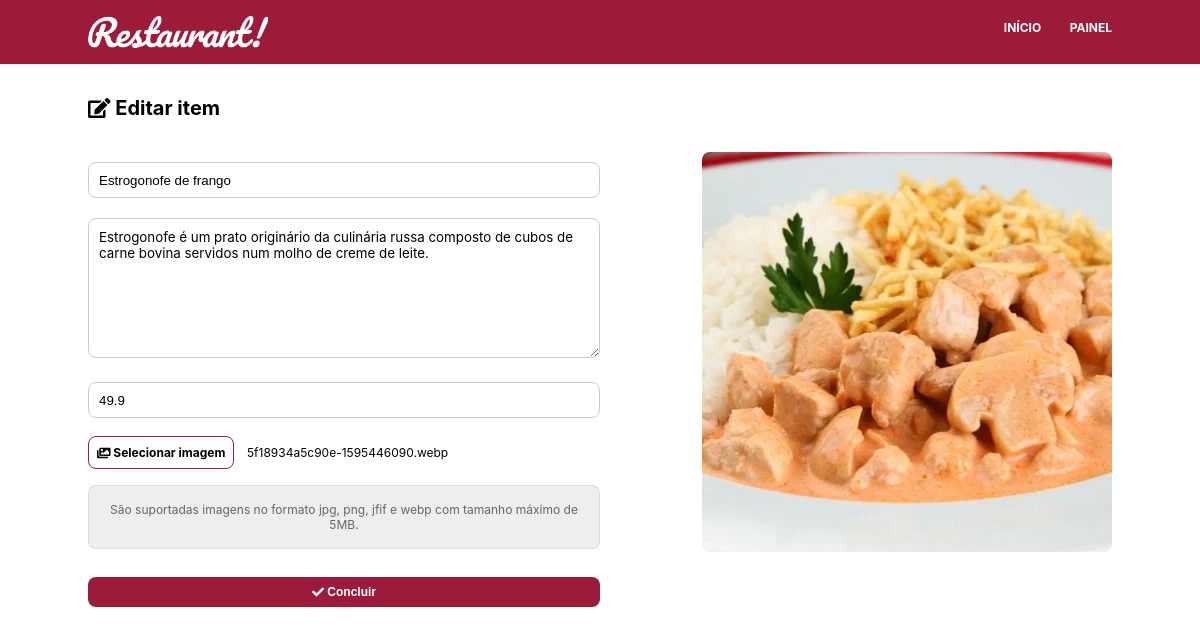
Screenshot of /edit-item.php?item_id=44 (signed in) with the database file from the repository.
### tables this page shows
CREATE TABLE `menu` (
  `id` int(11) NOT NULL,
  `title` varchar(33) NOT NULL,
  `description` varchar(257) NOT NULL,
  `price` float NOT NULL,
  `img` varchar(33) NOT NULL
);

### config.php (called while the page is built, shortened)
<?php
try {
  $session = isset($_SESSION['id_session']) && !empty($_SESSION['id_session']);
} catch (PDOEXCEPTION $e) {
  $e->getMessage();
}

### models/menu.php (called while the page is built, shortened)
<?php
class Menu
{
  public function listItem($id)
  {
    global $db;
    $sql = $db->prepare('SELECT * FROM `menu` WHERE id =:id');
    $sql->bindParam(':id', $id);
    $sql->execute();
    $client = $sql->fetch(PDO::FETCH_ASSOC);
    return $client;
  }
}

### edit-item.php (the view, shortened to what this page needs)
<?php
require 'config.php';
if ($session) :
  require 'models/menu.php';
  $id = $_REQUEST['item_id'];
  $menu = new Menu();
  $item = $menu->listItem($id);
  extract($item);
?>
  <!DOCTYPE html>
  <html lang="en">
  <head>
    <link rel="stylesheet" href="static/style.css" />
  </head>
  <body>
    <header>
      <div class="container">
        <div class="logo" onclick="window.location='index.php'"></div>
        <div class="navigation">
          <ul class="navigation-container">
            <li class="navigation-item"><a href="index.php">Início</a></li>
            <li class="navigation-item"><a href="dashboard.php">Painel</a></li>
          </ul>
        </div>
      </div>
    </header>
    <main>
      <div class="container">
        <section class="dashboard">
          <h1 class="dashboard-title"><i class="fas fa-edit"></i> Editar item</h1>
          <div class="restaurant-form">
            <form action="controllers/menu/update.php" enctype="multipart/form-data" method="POST">
              <input type="text" name="title" id="" placeholder="Título" maxlength="32" value="<?php echo $title ?>" />
              <textarea name="desc" placeholder="Descricao" maxlength="256"><?php echo $description ?></textarea>
              <input type="number" name="price" step="0.01" id="" placeholder="Valor" value="<?php echo $price ?>" />
              <div>
                <a id="customButton"><i class="fas fa-images"></i> Selecionar imagem</a>
                <span id="fileName"><?php echo $img ?></span>
                <p class="site-info info-img">São suportadas imagens no formato jpg, png, jfif e webp com tamanho máximo
                  de
                  5MB.
                </p>
              </div>
              <button class="button" type="submit"><i class="fas fa-check"></i> Concluir</button>
            </form>
          </div>
          <div class="restaurant-banner" id="restaurant-banner" style="background-image: url('uploads/<?php echo $img ?>')"></div>
        </section>
      </div>
    </main>
  </body>
  </html>
<?php else : header("Location: index.php");
endif; ?>

### static/style.css (style rules this page uses)
* { padding: 0; margin: 0; box-sizing: border-box; }
html, textarea { font-family: -apple-system, BlinkMacSystemFont, 'Segoe UI', Roboto, Oxygen, Ubuntu, Cantarell, 'Open Sans', 'Helvetica Neue', sans-serif; }
.container { width: 100%; max-width: 1024px; margin: 0 auto; }
header { display: flex; align-items: center; height: 64px; margin-bottom: 32px; background: #9c1b3a; }
header .logo { background-image: url('img/logo.png'); background-size: cover; background-repeat: no-repeat; width: 180px; height: 32px; float: left; }
header .navigation { float: right; }
header .navigation .navigation-container { list-style: none; }
header .navigation .navigation-item { display: inline-block; font-weight: bold; font-size: 12px; text-transform: uppercase; color: white; }
header .navigation .navigation-item a { color: white; text-decoration: none; }
header .navigation .navigation-item:not(:last-child) { margin-right: 24px; }
.menu-title, .dashboard-title { margin-bottom: 32px; font-size: 20px; }
.button { display: inline-block; background: #9c1b3a; color: white; font-size: 12px; font-weight: bold; width: 160px; height: 30px; padding: 6px; border-radius: 8px; text-align: center; border: 0; text-decoration: none; }
.restaurant-form { width: 50%; float: left; }
.restaurant-form form input, textarea { width: 100%; border: 1px solid #ccc; border-radius: 8px; padding: 10px; margin: 10px 0; }
.restaurant-form form input { height: 36px; }
.restaurant-form form textarea { resize: vertical; height: 140px; }
.restaurant-form form button { margin-top: 20px; width: 100%; }
.restaurant-banner { float: right; height: 400px; width: 40%; margin: 0 auto; background: url(img/menu-placeholder.jfif); background-size: cover; background-position: center; border-radius: 8px; }
#customButton { background: white; color: #000; border: 1px solid #9c1b3a; border-radius: 8px; font-size: 12px; font-weight: bold; padding: 8px; margin: 8px 0; display: inline-block; }
#fileName { font-size: 12px; margin-left: 8px; }
.site-info { background: #eee; color: #666; margin: 32px 0; padding: 32px; border: 1px dotted #ccc; font-size: 12px; border-radius: 8px; text-align: center; }
.site-info.info-img { padding: 16px; margin: 8px 0; }

### rows the page displays
menu: title "Estrogonofe de frango", desc "Estrogonofe é um prato originário da culinária russa composto de cubos de carne bovina servidos num molho de creme de leite.", price "49.9", img "5f18934a5c90e-1595446090.webp", img (picture)
